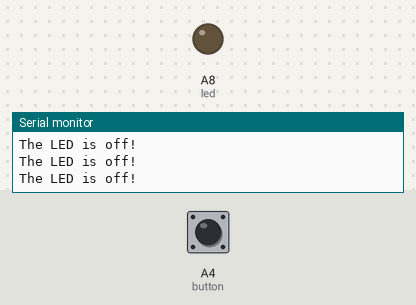
A sketch run on a simulated Arduino Mega 2560, built with avr-gcc and run on an emulated ATmega2560. Shown: output pins drawn as LEDs (lit = HIGH), the last lines printed to the serial monitor. Dashed ring = blinking. Inputs (shaded band) come from the test bench; at power-on: A4 (button) HIGH.

Above: at 1.2 s.
1.3 s: A4 (button) pulled LOW for 0.15 s
At 1.39 s:
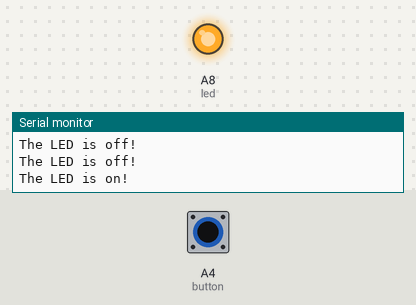
2.9 s: A4 (button) pulled LOW for 1 s
At 5.0 s:
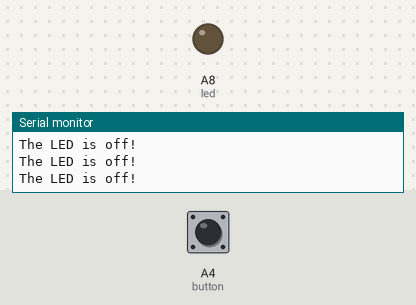
6.9 s: A4 (button) pulsed LOW 2 times (0.12 s each, 0.3 s apart)
At 7.26 s:
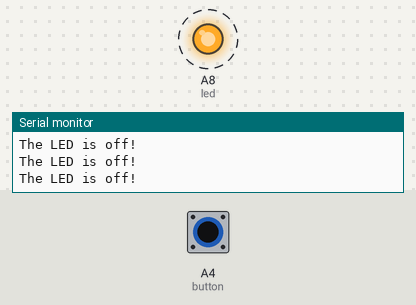
10.5 s: A4 (button) pulsed LOW 5 times (0.12 s each, 0.3 s apart)
At 12.3 s:
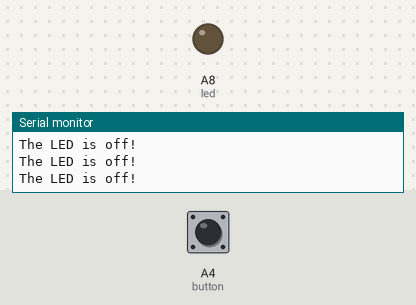
15.0 s: A4 (button) pulled LOW for 3.2 s
At 15.9 s:
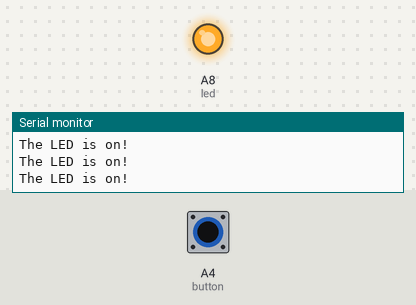
Timing chart, 0 to 19.7 s (numbered marks = the images above; inputs shaded):
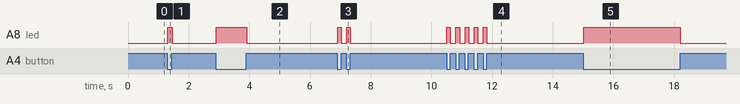

Measured:
- after the input at 1.3 s, A8 (led): LOW → HIGH at once, → LOW 0.15 s later
- after the input at 2.9 s, A8 (led): LOW → HIGH at once, → LOW 1.0 s later
- after the input at 6.9 s, A8 (led): alternates HIGH for 0.12 s and LOW for 0.18 s, 4 changes in all, then stays LOW, starting at once
- after the input at 10.5 s, A8 (led): alternates HIGH for 0.12 s and LOW for 0.18 s, 10 changes in all, then stays LOW, starting at once
- after the input at 15.0 s, A8 (led): LOW → HIGH at once, → LOW 3.2 s later

The sketch:

buttonPressWithVariables.ino
```cpp
/*
Push Button with Variables
By Michelle Bakels
Demonstrate a push button with variables
*/
int led = A8;
int button = A4;
int buttonState;

void setup() {
  // put your setup code here, to run once:
  //LEDs
  pinMode(led, OUTPUT);

  //push button
  pinMode(button, INPUT_PULLUP);

  Serial.begin(9600); //ADD NEW LINE
}

void loop() {
  // put your main code here, to run repeatedly:

  //read the button
  buttonState = digitalRead(button);

  //check to see if button is pressed
  if (buttonState == LOW) {

    //if pressed, turn on LED
    digitalWrite(led, HIGH);

    Serial.println("The LED is on!");
  }
  else {

    // if not pressed, turn off LED
    digitalWrite(led, LOW);

    // correction from mistyped line in tutorial
    Serial.println("The LED is off!");
  }
}
```
